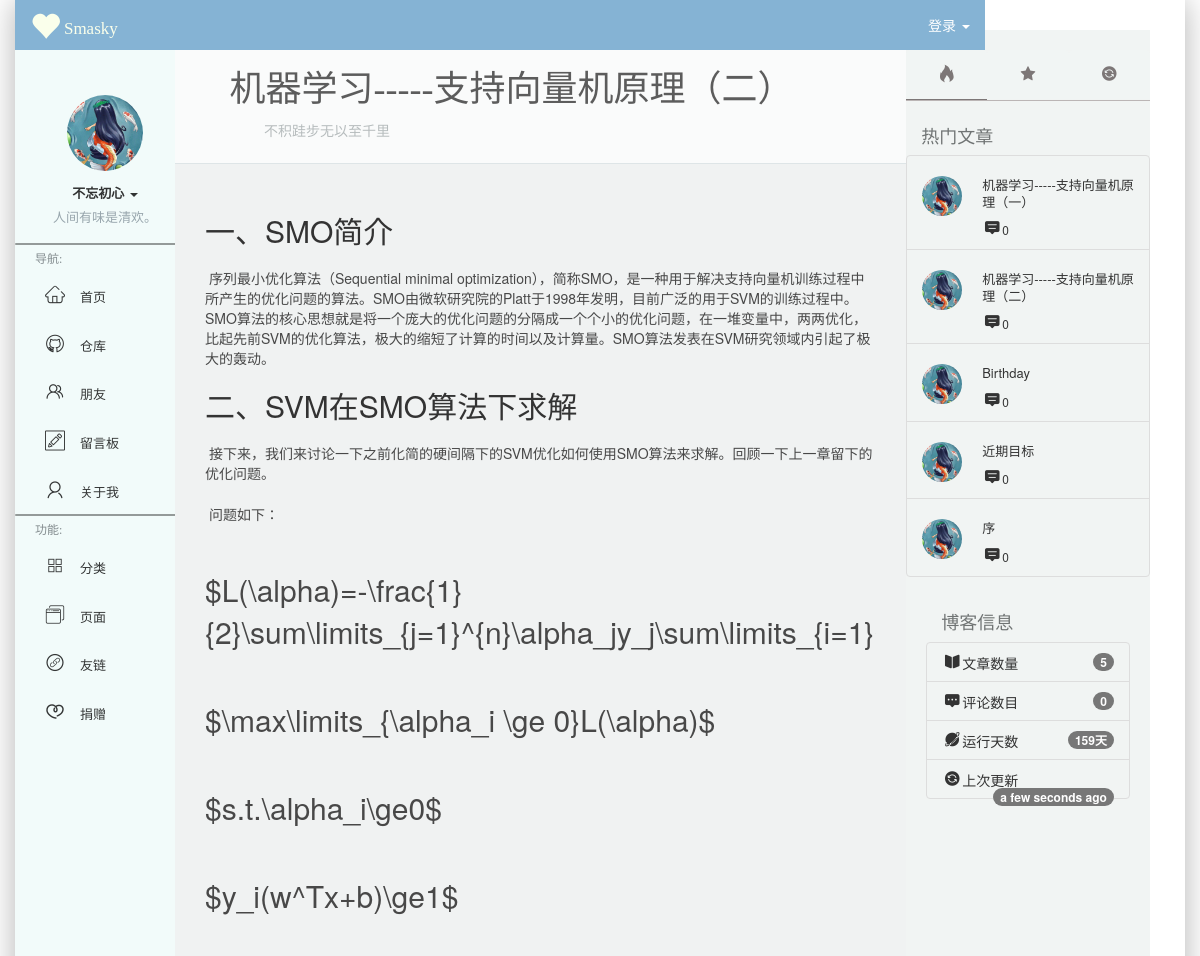
The app's page /posts/2 (upper part), older data.
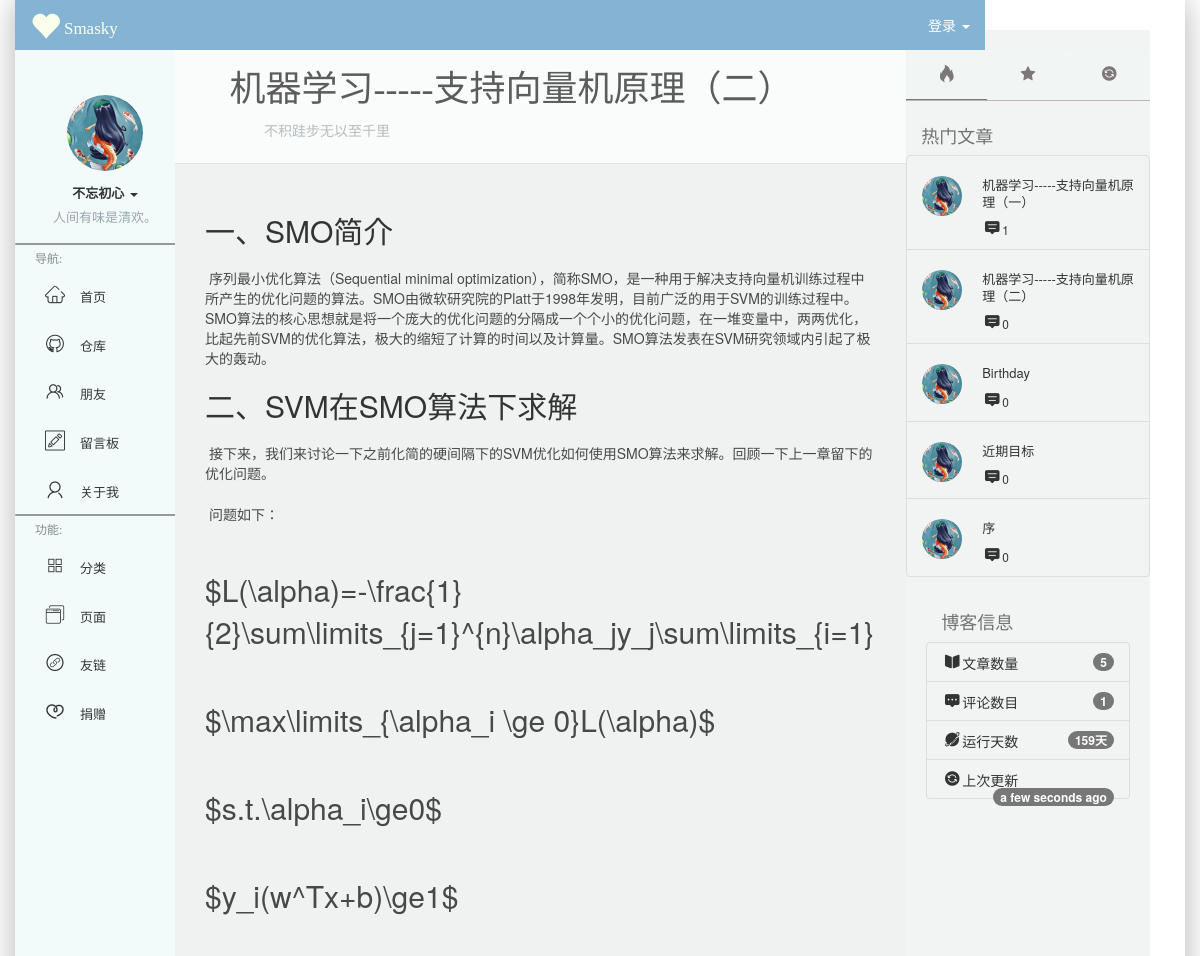
The same page, newer data.
### SmaBlog/models.py (models this page shows)
class Post(db.Model):
    id=db.Column(db.Integer,primary_key=True)
    title=db.Column(db.String(60))
    post_img=db.Column(db.String(60))
    abstract=db.Column(db.String(60))
    body=db.Column(db.Text)
    views=db.Column(db.Integer)
    timestamp=db.Column(db.DateTime,default=datetime.utcnow,index=True)
    comments=db.Column(db.Integer,default=0)
    postcomments=db.relationship('PostComment',back_populates='post',cascade='all')

### SmaBlog/blueprints/blog.py (the view, shortened to what this page needs)
@blog_bp.route('/posts/<int:post_id>',methods=['GET','POST'])
def show_post(post_id):
    post=Post.query.get_or_404(post_id)
    post_coms=post.postcomments
    post.views=post.views+1
    admin_form=AdminForm()
    login(admin_form)
    if request.cookies.get('name'):
        username=request.cookies.get('name')
        email=request.cookies.get('email')
        form=PostCommentForm(username=username,email=email)
    elif current_user.can():
        form=PostCommentForm(username=current_user.name,email=current_user.email)
    else:
        form=PostCommentForm()
    db.session.commit()
    return render_template('blog/post.html',Post=post,adminForm=admin_form,PostCom=post_coms,Form=form)

### SmaBlog/__init__.py (called while the page is built)
def register_template_context(app):
    @app.context_processor
    def inject_right():
        from SmaBlog.utils import cal_days
        post_info={}
        hot_posts=Post.query.order_by(Post.comments.desc())[:5]
        rand_posts=Post.query.order_by(Post.views.desc())[:5]
        post_info['number']=Post.query.count()
        post_info['num']=sum_comment(Post.query.all())
        post_info['days_from_s']=str(cal_days())+'天'
        post_info['modify']=datetime.utcnow()
        return dict(Post_info=post_info,hot_posts=hot_posts,rand_posts=rand_posts)

### SmaBlog/blueprints/blog.py (called while the page is built)
def login(admin_form):
    if admin_form.validate_on_submit():
        user_name=admin_form.username.data
        print(user_name)
        password=admin_form.password.data
        admin=Admin.query.filter(Admin.username==user_name).first()
        if admin:
            if user_name==admin.username and admin.validate_password(password):
                login_user(admin,remember=False)

### SmaBlog/extensions.py (called while the page is built)
    def can(self):
        return False

### SmaBlog/utils.py (called while the page is built)
def cal_days():
    start=datetime.datetime(2018,10,11)
    time_now=datetime.datetime.now()
    days_from_start=(time_now-start).days
    return days_from_start

def sum_comment(posts):
    num_comments=0
    for post in posts:
        num_comments+=post.comments
    return num_comments

### SmaBlog/templates/blog/post.html (shortened to what this page needs)
{% extends 'base.html' %} {% from 'bootstrap/pagination.html' import render_pagination %} {% block main_content %}
<div class="content-header info-color-pure-white boder-bottom">
    <h1 style="font-family:'ABC';font-style: normal;">{{ Post.title }}</h1>
    <small>{{ Post.abstract }}</small>
</div>
{% if Post%}
<div class='blog-post post-main'>{{ Post.body|safe }}</div>
{% endif %}
{% endblock %} {% block app_right_aside %} {% include 'blog/_rightAside.html' %} {% endblock %}

### SmaBlog/templates/base.html (shortened to what this page needs)
<!DOCTYPE html>
<html>
<head>
    {% block head %}
    <link href="{{url_for('static',filename='css/bootstrap.min.css')}}" rel="stylesheet">
    <link rel="stylesheet" href="{{url_for('static',filename='css/smasky.css')}}">
    <link rel="stylesheet" href="{{url_for('static',filename='css/iconfont.css')}}">
    <link rel="stylesheet" href="https://unpkg.com/animate.css@3.5.2/animate.min.css">
    <link rel="dns-prefetch" href="//cdn.mathjax.org" /> {% endblock head %}
</head>
<body>
    <div class="alllayout  app-container container">
        {% block nav_head %}
        <div class="app-head container">
            <nav class="left-header navbar navbar-default header-info-blue  col-xs-2" role='navigation'>
                <a href="{{ url_for('blog.index')}}" class='hidden-xs navbar-header font-bg-info-white text-center' style='margin-top:10px;text-decoration: none;'>
                    <i class='glyphicon glyphicon-heart middle icon-size' style='margin-bottom: 10px;'> </i>
                    <span class='font-info-Source hidden-md hidden-xs web-title navbar-font'>Smasky</span>
                </a>
            </nav>
            <nav class='right-header navbar navbar-default header-info-blue col-xs-10'>
                <ul class="nav nav-right head-right-nav">
                    <li class='dropdown login'>
                        {% if not current_user.is_authenticated %}
                        <a data-toggle='dropdown' class="login dropdown-toggle white-info" href='#'>
                            <span>登录</span>
                            <b class="caret white-info"></b>
                        </a>
                        {% else %}
                        <a href="{{ url_for('blog.logout') }}" class="login white-info">
                            <span>登出</span>
                        </a>
                        {% endif %}
                    </li>
                </ul>
            </nav>
        </div>
        {% endblock nav_head %} {% block app_left_aside %}
        <div class='app-left-aside aside bg-green col-xs-2'>
            <div class="sub-aside clearfix text-center show ">
                <div class="dropdown wrap">
                    <div class="ui-avtar">
                        <a href=#>
                            <span class="thumb-lg avatar">
                                <img src="{{url_for('static',filename='img/avatar.jpg')}}" class="img-full">
                            </span>
                        </a>
                    </div>
                    <div class="describe">
                        <span class='main-des'>
                            <strong>不忘初心</strong>
                            <span class="caret "></span>
                        </span>
                        <span class="sub-des">
                            人间有味是清欢。
                        </span>
                    </div>
                </div>
                <div class="line bg-white"></div>
                <div class="navi  navigation">
                    <ul class="nav nav-stacked">
                        <li class='aside-nav-head'><span>导航:</span></li>
                        <li><a href="{{ url_for('blog.index') }}"><i class="iconfont icon-shouye aside-icon"></i><span>首页</span></a></li>
                        <li><a href="https://github.com/smasky"><i class="iconfont icon-github-copy aside-icon"></i><span href="#">仓库</span></a></li>
                        <li><a><i class="iconfont icon-pengyou aside-icon"></i><span href="#">朋友</span></a></li>
                        <li><a href="{{ url_for('blog.MessageBoard') }}"><i class="iconfont icon-liuyanban1 aside-icon"></i><span
                                    href="#">留言板</span></a></li>
                        <li><a><i class="iconfont icon-my aside-icon"></i><span href="#">关于我</span></a></li>
                    </ul>
                </div>
                <div class="line bg-white"></div>
                <ul class="nav nav-stacked">
                    <li class="aside-nav-head"><span>功能:</span></li>
                    <li><a ui-toggle="active" ui-toggle-target="sub-liOne"><i class="iconfont icon-fenlei aside-icon"></i><span
                                href="#">分类</span></a></li>
                    <li><a ui-toggle='active' ui-toggle-target='sub-liTwo'><i class="iconfont icon-iconset0335 aside-icon"></i><span
                                href="#">页面</span></a></li>
                    <li><a ui-toggle='active' ui-toggle-target='sub-liThree'><i class="iconfont icon-youlian aside-icon"></i><span
                                href="#">友链</span></a></li>
                    <li><a ui-toggle='active' ui-toggle-target='sub-liFour'><i class="iconfont icon-juanzeng  aside-icon"></i><span
                                href="#">捐赠</span></a></li>
                </ul>
            </div>
        </div>
        {% endblock app_left_aside %}
        <div class="app-main info-color-low-white " id='app-main'>
            <div class="main-content col-lg-9">
                {% block main_content %}{% endblock main_content %} </div>{% block app_right_aside %}{% endblock app_right_aside %}
        </div>
    </div>
</body>
</html>

### SmaBlog/templates/blog/_rightAside.html (shortened to what this page needs)
<div class="app-right-aside col-md-3 info-color-high-white hidden-md hidden-xs">
    <div class="nav-wrap">
        <ul class="nav nav-tabs nav-justified" role="tablist">
            <li class="active" role="presentation">
                <a href='#link-nav-One' data-toggle='tab'>
                    <i class="iconfont icon-icon-test"></i>
                </a>
            </li>
            <li role="presentation">
                <a href='#link-nav-Two' data-toggle='tab'>
                    <i class="iconfont icon-icon_fill_3"></i>
                </a>
            </li>
            <li role="presentation">
                <a href='#link-nav-Three' data-toggle='tab'>
                    <i class="iconfont icon-icon_fill_"></i>
                </a>
            </li>
        </ul>
        <div class='tab-content'>
            <div id='link-nav-One' class="tab-pane active">
                <h4 style="padding-left:15px;padding-top:15px;color:#707474;">热门文章</h4>
                <ul class="list-group">
                    {% if hot_posts %} {% for post in hot_posts %}
                    <li class="list-group-item">
                        <a class="pull-left thumb-sm"><img src="{{url_for('static',filename='img/avatar.jpg') }}" style='width:40px!important;height:40px!important;border-radius: 500px;'></a>
                        <div class="clear" style="display:block;margin-left:60px;">
                            <h4  style='font-size: 15px;'><a href="{{ url_for('blog.show_post',post_id=post.id) }}" style='float:none;color:#333'>{{ post.title }}</a></h4> <small style='line-height: 0.9;'><i class="iconfont icon-icon_fill_2" style='font-size:7px;'></i>{{ post.comments }}</small></div>
                    </li>
                    {% endfor %} {% endif %}
                </ul>
            </div>
        </div>
        <div class="tab-info" style="margin:0px 20px;">
            <h4 style="padding-left:15px;padding-top:15px;color:#707474;">博客信息</h4>
            <ul class="list-group" style='line-height: 0.9;'>
                <li class="list-group-item"><i class="iconfont icon-icon_fill_5"></i>文章数量<span class="badge" style='line-height: 1;'>{{ Post_info.number }}</span></li>
                <li class="list-group-item"><i class="iconfont icon-icon_fill_1"></i>评论数目<span class="badge" style='line-height: 1;'>{{ Post_info.num }}</span></li>
                <li class="list-group-item"><i class="iconfont icon-icon_fill_4"></i>运行天数<span class="badge" style='line-height: 1;'>{{ Post_info.days_from_s }}</span></li>
                <li class="list-group-item"><i class="iconfont icon-icon_fill_"></i>上次更新<span class="badge" style='line-height: 1;'>{{ moment(Post_info.modify).fromNow(refresh=True) }}</span></li>
            </ul>
        </div>
    </div>
</div>

Row changes from the older to the newer data that the page shows:
changed Post "机器学习-----支持向量机原理（一）": comments "0" → "1"
Text that changed along with them:
{{ Post_info.num }}: "0" → "1"
